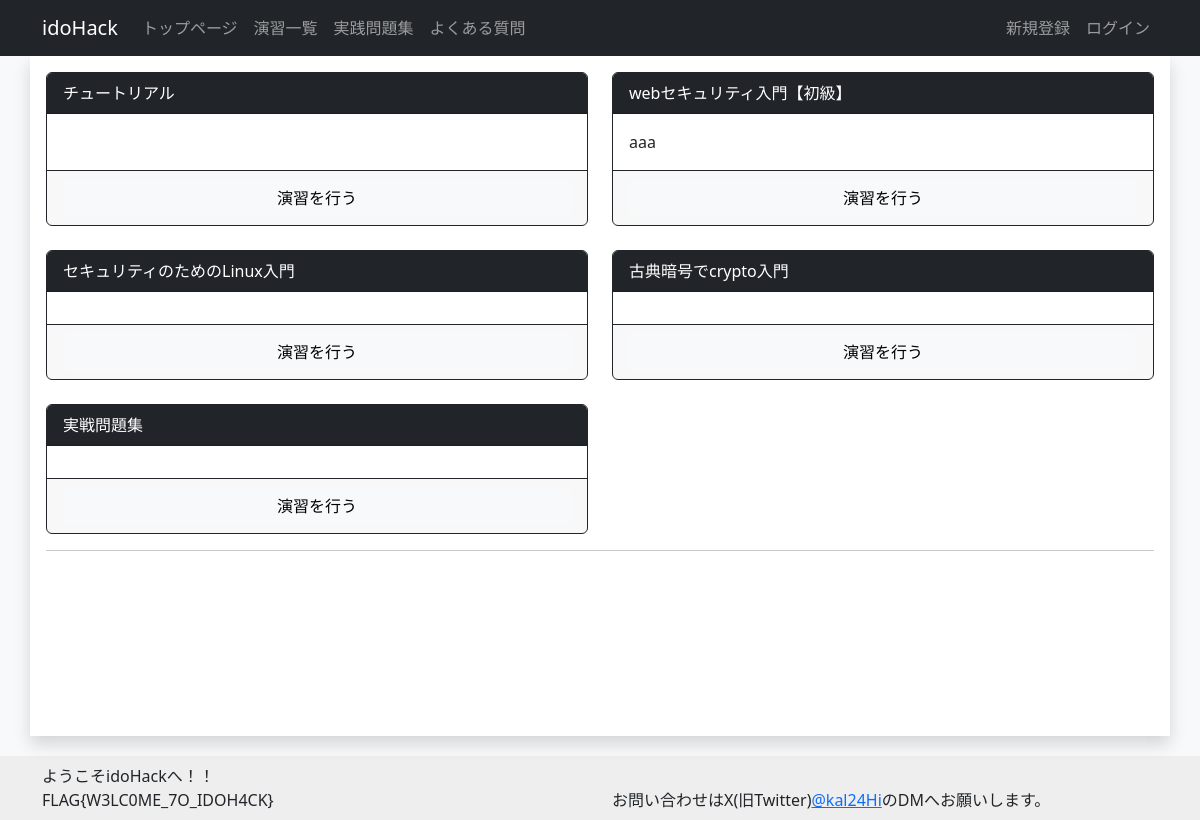
The page /exercise/ on the database its author committed.
### challenge/models.py (models this page shows, shortened)
class ExerciseModel(models.Model):
    category = models.ForeignKey(CategoryModel, on_delete=models.SET_NULL, null=True, verbose_name="カテゴリ") # カテゴリ
    exercise_number = models.IntegerField(default=0, verbose_name="番号") # 演習の番号
    exercise_title = models.CharField(max_length=100, default="", verbose_name="タイトル") # 演習のタイトル
    summary = models.TextField(blank=True, default="", verbose_name="概要") # 演習の概要
    exercise_discription = MDTextField(default="", verbose_name="説明") # 演習の説明
    visible = models.BooleanField(default=False, verbose_name="一般ユーザへの公開") # 演習が公開されているかどうか
    textbook_url = models.URLField(blank=True, verbose_name="教科書URL") # 教科書のURL
    explanation_url = models.URLField(blank=True, verbose_name="解説URL") # 解説のURL
    created_at = models.DateTimeField(auto_now_add=True, verbose_name="作成日時") # 課題の作成日時
    updated_at = models.DateTimeField(auto_now=True, verbose_name="作成日時") # 課題の更新日時
    class Meta:
        verbose_name = 'Exercise'

### challenge/views.py (the view)
# urls.py: path('exercise/', views.ExerciseListView.as_view(), name='exercise_list'),
class ExerciseListView(ListView):
    model = ExerciseModel
    template_name = 'challenge/exercise_list.html'
    context_object_name = 'exercise_list'

### templates/challenge/exercise_list.html
{% extends "base.html" %}
{% load markdown_extras%}
{% block content %}
<div class="row row-cols-3 row-cols-md-2 g-4">
    {% for exercise in exercise_list%}
    <div class="col">
      <div class="card border-dark h-100">
        <div class="card-header text-bg-dark">{{exercise.exercise_title}}</div>
        <div class="card-body">
          <p class="card-text">{{exercise.summary | linebreaksbr}}</p>
        </div>
        <div class="card-footer border-dark">
            <a href="{%url 'exercise_detail' exercise.id%}" class="btn btn-light w-100">演習を行う</a>
        </div>
      </div>
    </div>
    {% endfor %}
</div>
<hr>
{% endblock %}

### rows shown on the page
ExerciseModel: exercise_title "チュートリアル"
ExerciseModel: exercise_title "webセキュリティ入門【初級】", summary "aaa"
ExerciseModel: exercise_title "セキュリティのためのLinux入門"
ExerciseModel: exercise_title "古典暗号でcrypto入門"
ExerciseModel: exercise_title "実戦問題集"
